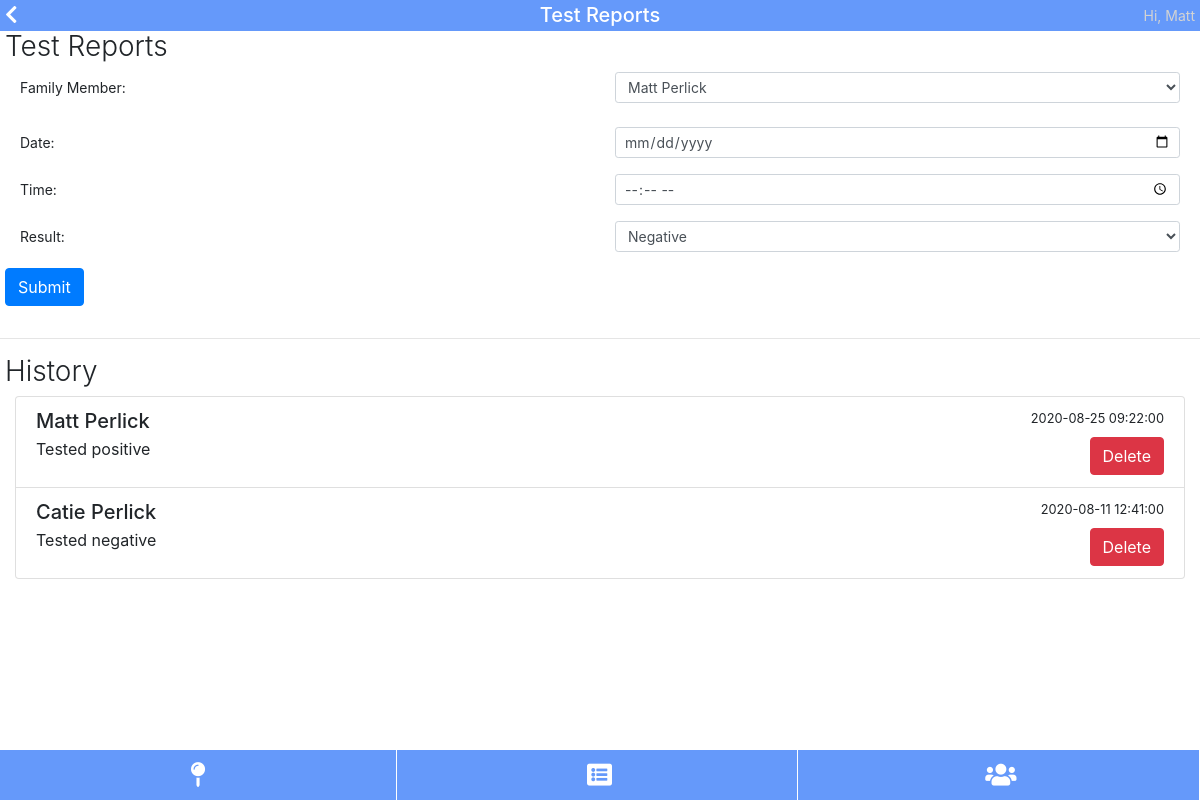
Page /test-reports (signed in) on the earlier database version.
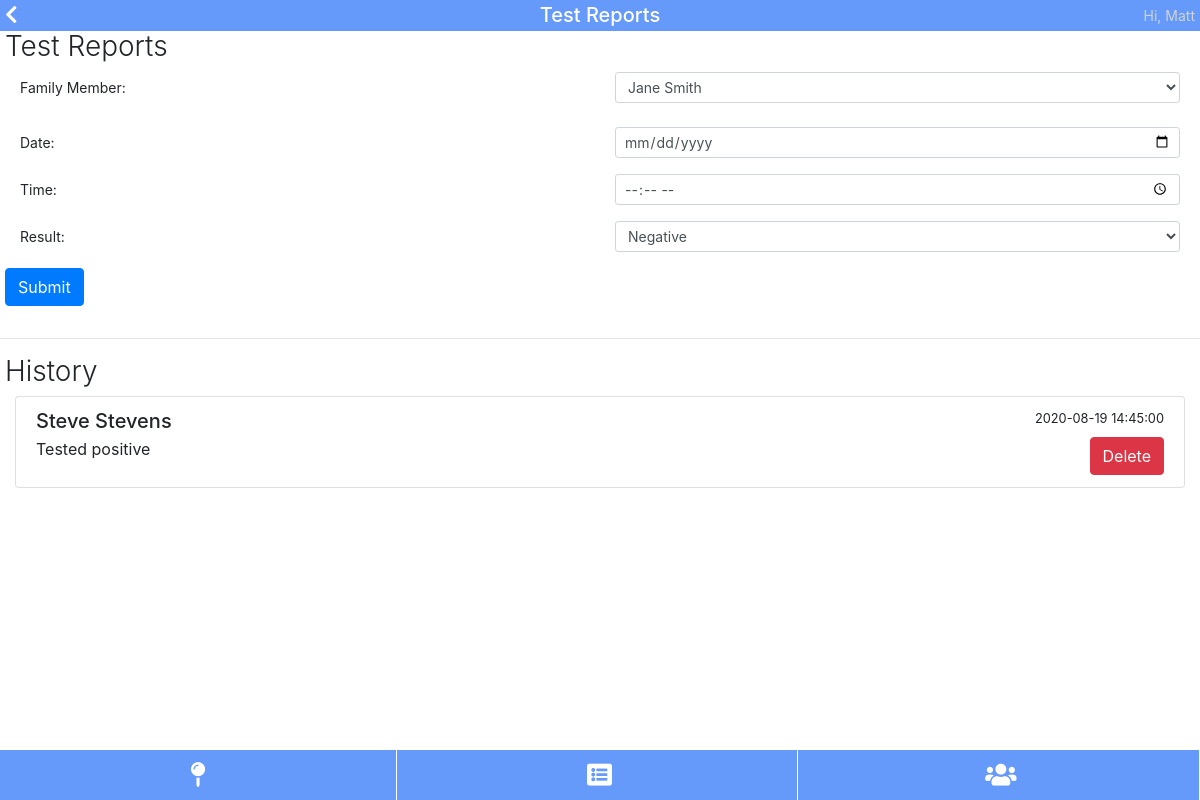
Same page on the later database version.
### tables this page shows
CREATE TABLE people (id INTEGER PRIMARY KEY, user_id INTEGER, first varchar(255), last varchar(255));

CREATE TABLE tests (id INTEGER PRIMARY KEY, person_id INTEGER, timestamp INTEGER, result int(1));

### pages.py (the view)
@pages.route('/test-reports')
@flask_login.login_required
def pages_testReports():
	data = {}
	data['title'] = "Test Reports"
	uid = flask_login.current_user.get_id()
	data['members'] = db.get_db().query("select * from people where user_id=" + str(uid))
	tests = db.get_db().query("""
		select * from people
		join tests
			on people.id = tests.person_id
		where user_id=""" + str(uid))
	data['tests'] = []
	j = 0
	for test in tests:
		data['tests'].append([])
		i = 0
		for item in test:
			if i == 6:
				timestamp = datetime.fromtimestamp(item)
				data['tests'][j].append(str(timestamp.date()))
				data['tests'][j].append(str(timestamp.time()))
			else:
				data['tests'][j].append(item)
			i = i + 1
		j = j + 1
	return render_template('pages/test-reports.html', data=data)

### auth.py (called while the page is built)
	def get_id(self):
		return self.id

### database.py (called while the page is built)
	def get_db():
		try:
			db = getattr(g, '_database', None)
		except NameError:
			db = Database()
			g = lambda: None #funny syntax that lets me set an attribute on global g
			setattr(g, '_database', db)
		return db

	def query(self, sql, parameters=[]):
		c = self.conn.cursor()
		c.execute(sql, parameters)
		self.conn.commit()
		return c.fetchall()

### main.py (called while the page is built)
@app.teardown_appcontext
def close_connection(exception):
	try:
		db = getattr(g, '_database', None)
		db.close()
	except NameError:
		pass

@login_manager.user_loader
def load_user(id):
	res = db.get_db().query("select * from users where id='" + str(id) + "'")
	if len(res) == 1:
		user = User(res[0][0], res[0][1])
		user.is_authenticated = True
		return user
	else:
		return None

### templates/pages/test-reports.html (shortened to what this page needs)
{% extends "pages/base.html" %}
{% block content %}
<h2>Test Reports</h2>
<form action="{{ url_for('api.api_add_test') }}" method="post">
	<div class="form-group row">
		<label for="person" class="col col-form-label-sm">Family Member: </label>
		<div class="col">
			<select class="form-control form-control-sm" name="person" required>
				{% for person in data.members %}
				<option value="{{ person[0] }}">{{ person[2] }} {{ person[3] }}</option>
				{% endfor %}
			</select>
		</div>
	</div>
	<div class="form-group row">
		<label for="date" class="col col-form-label col-form-label-sm">Date: </label>
		<div class="col">
			<input class="form-control form-control-sm" type="date" name="date" required>
		</div>
	</div>
	<div class="form-group row">
		<label for="time" class="col col-form-label col-form-label-sm">Time: </label>
		<div class="col">
			<input class="form-control form-control-sm" type="time" name="time" required>
		</div>
	</div>
	<div class="form-group row">
		<label for="result" class="col col-form-label col-form-label-sm">Result: </label>
		<div class="col">
			<select name="result" class="form-control form-control-sm">
				<option value="0">Negative</option>
			</select>
		</div>
	</div>
	<button type="submit" class="btn btn-primary form-group">Submit</button>
</form>
<hr>
<h2>History</h2>
<div class="list-group">
	{% for test in data.tests %}
	<form action="{{ url_for('api.api_delete_test') }}" method="post" class="list-group-item">
		<div class="d-flex w-100 justify-content-between">
			<h5 class="mb-1">{{ test[2] }} {{ test[3] }}</h5>
			<small>{{ test[6] }} {{test[7]}}</small>
		</div>
		Tested {{ "positive" if test[8]==1 else "negative" }}
		<button type="submit" class="btn btn-danger" style="float: right;">Delete</button>
	</form>
	{% endfor %}
</div>
{% endblock %}

Differences in the rows shown:
removed people: first "Matt", last "Perlick", test "2020-08-25", test "09:22:00", value "positive"
removed people: first "Catie", last "Perlick", test "2020-08-11", result "12:41:00", value "negative"
added people: first "Steve", last "Stevens", test "2020-08-19", result "14:45:00", value "positive"
Other differences:
form field person: "Matt Perlick" → "Jane Smith"
